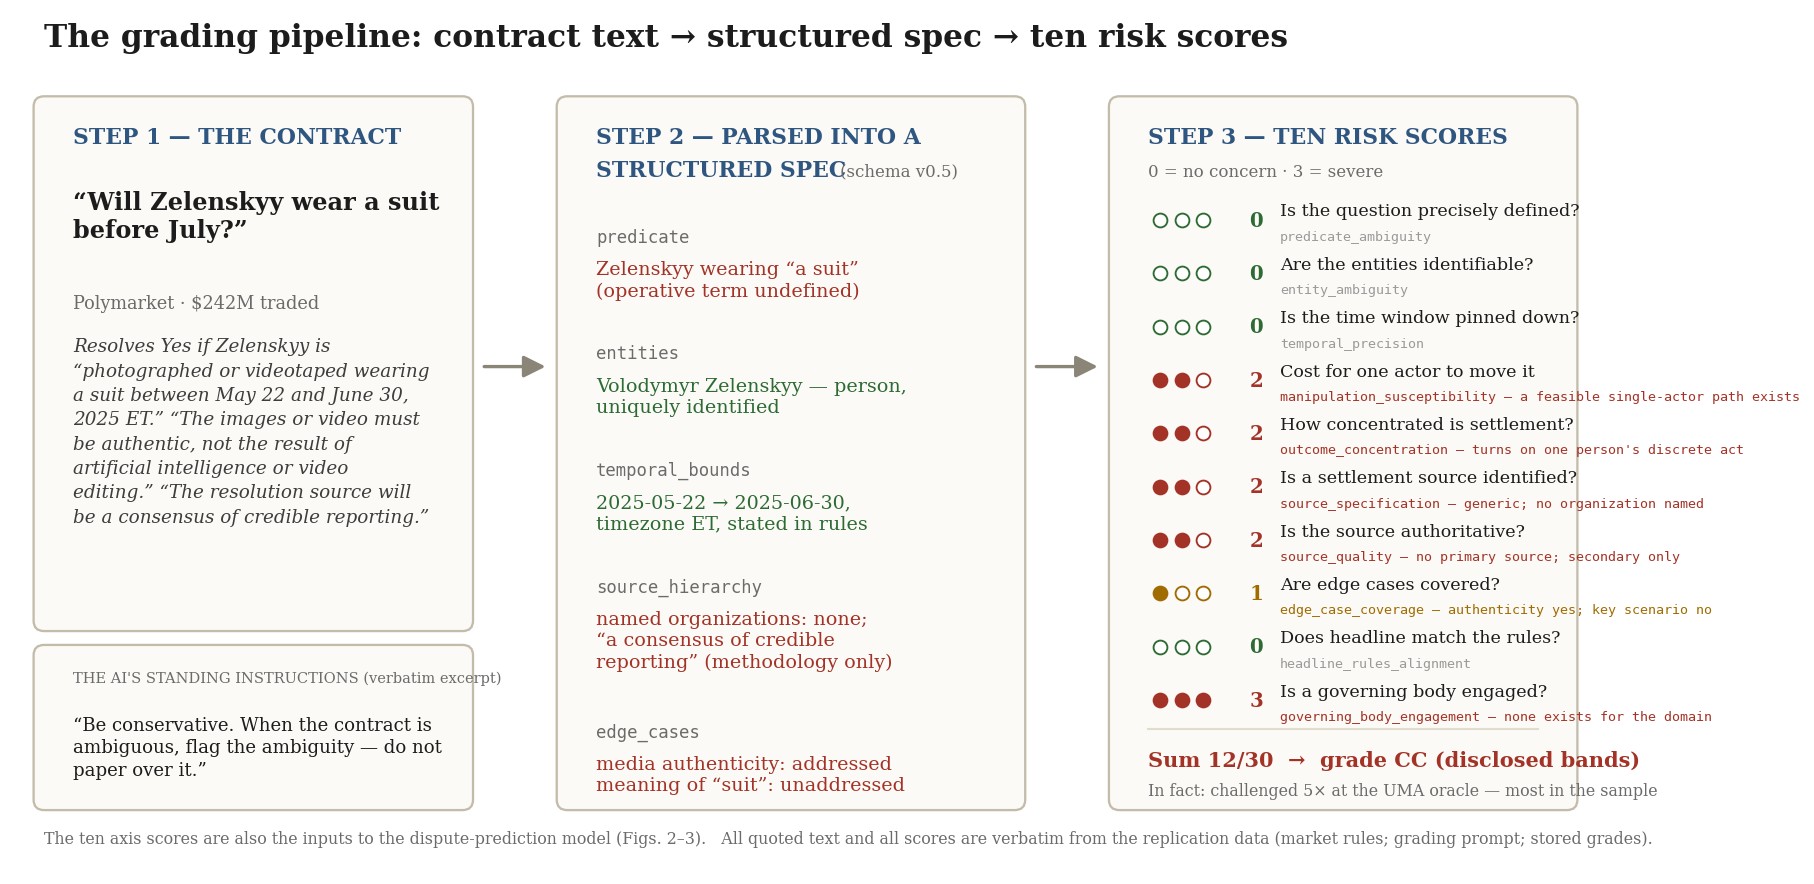

Python code for this plot:
"""The AI-analyst pipeline figure: contract text -> structured spec -> 10 scores.

Provenance (rigor): every quoted string is verbatim from a repo artifact —
  * rules text: the market's UMA dispute record (data/fetched/uma_disputes_enriched.json)
  * standing instructions: paper/prompts/grading_system_prompt.txt (line 3)
  * the ten axis scores: data/full_grades.jsonl, id=will-zelenskyy-wear-a-suit-before-july
  * axis names: the ResolutionSpec schema (src/parser/schema.py)
  * grade band: spec_grade() bands (11 < 12 <= 15 -> CC)
Step 2's field VALUES are the contract's own language arranged into the real
schema fields (the stored per-market parse is not in this repo); the caption
discloses this. Score glosses paraphrase the grading rubric's 0-3 anchors.
"""
import matplotlib
matplotlib.use("Agg")
import matplotlib.pyplot as plt
from matplotlib.patches import FancyBboxPatch, FancyArrowPatch

INK, MUT, RED, GREEN, AMBER, BLUE = "#1c1c1c", "#6b6b6b", "#a33327", "#2e6b34", "#a06b00", "#2f5680"
CARD, EDGE, RULE = "#fbfaf6", "#c4bcab", "#e2dccd"

# (schema axis name, plain-English question, stored score, rubric-anchored gloss)
SCORES = [
    ("predicate_ambiguity",        "Is the question precisely defined?",   0, None),
    ("entity_ambiguity",           "Are the entities identifiable?",       0, None),
    ("temporal_precision",         "Is the time window pinned down?",      0, None),
    ("manipulation_susceptibility","Cost for one actor to move it",        2, "a feasible single-actor path exists"),
    ("outcome_concentration",      "How concentrated is settlement?",      2, "turns on one person's discrete act"),
    ("source_specification",       "Is a settlement source identified?",   2, "generic; no organization named"),
    ("source_quality",             "Is the source authoritative?",         2, "no primary source; secondary only"),
    ("edge_case_coverage",         "Are edge cases covered?",              1, "authenticity yes; key scenario no"),
    ("headline_rules_alignment",   "Does headline match the rules?",       0, None),
    ("governing_body_engagement",  "Is a governing body engaged?",         3, "none exists for the domain"),
]

with plt.rc_context({"font.family": "serif"}):
    fig, ax = plt.subplots(figsize=(13.6, 7.4))
    ax.set_xlim(0, 13.6); ax.set_ylim(0, 7.4); ax.axis("off")

    def card(x, y, w, h):
        ax.add_patch(FancyBboxPatch((x, y), w, h, boxstyle="round,pad=0.09",
                                    facecolor=CARD, edgecolor=EDGE, lw=1.1))

    def arrow(x0, x1, y):
        ax.add_patch(FancyArrowPatch((x0, y), (x1, y), arrowstyle="-|>",
                                     mutation_scale=22, color="#8a8577", lw=1.6))

    ax.text(0.25, 7.12, "The grading pipeline: contract text → structured spec → ten risk scores",
            fontsize=15, fontweight="bold", color=INK)

    # ── STEP 1: the contract ────────────────────────────────────────────────
    card(0.25, 2.15, 3.6, 4.45)
    ax.text(0.5, 6.28, "STEP 1 — THE CONTRACT", fontsize=10.5, fontweight="bold", color=BLUE)
    ax.text(0.5, 5.88, "“Will Zelenskyy wear a suit\nbefore July?”", fontsize=11.5,
            fontweight="bold", color=INK, va="top", linespacing=1.25)
    ax.text(0.5, 4.98, "Polymarket · $242M traded", fontsize=8.5, color=MUT, va="top")
    rules = ("Resolves Yes if Zelenskyy is\n"
             "“photographed or videotaped wearing\n"
             "a suit between May 22 and June 30,\n"
             "2025 ET.” “The images or video must\n"
             "be authentic, not the result of\n"
             "artificial intelligence or video\n"
             "editing.” “The resolution source will\n"
             "be a consensus of credible reporting.”")
    ax.text(0.5, 4.6, rules, fontsize=8.8, color="#3d3d3d", va="top",
            linespacing=1.45, style="italic")
    # standing instructions chip
    card(0.25, 0.6, 3.6, 1.25)
    ax.text(0.5, 1.62, "THE AI'S STANDING INSTRUCTIONS (verbatim excerpt)",
            fontsize=7, color=MUT)
    ax.text(0.5, 1.32, "“Be conservative. When the contract is\nambiguous, flag the ambiguity — do not\npaper over it.”",
            fontsize=8.7, color=INK, va="top", linespacing=1.3)

    arrow(4.0, 4.6, 4.35)

    # ── STEP 2: structured spec ─────────────────────────────────────────────
    card(4.75, 0.6, 3.85, 6.0)
    ax.text(5.0, 6.28, "STEP 2 — PARSED INTO A", fontsize=10.5, fontweight="bold", color=BLUE)
    ax.text(5.0, 6.0, "STRUCTURED SPEC", fontsize=10.5, fontweight="bold", color=BLUE)
    ax.text(7.1, 6.0, "(schema v0.5)", fontsize=8, color=MUT)
    fields = [
        ("predicate",       "Zelenskyy wearing “a suit”\n(operative term undefined)", RED),
        ("entities",        "Volodymyr Zelenskyy — person,\nuniquely identified", GREEN),
        ("temporal_bounds", "2025-05-22 → 2025-06-30,\ntimezone ET, stated in rules", GREEN),
        ("source_hierarchy","named organizations: none;\n“a consensus of credible\nreporting” (methodology only)", RED),
        ("edge_cases",      "media authenticity: addressed\nmeaning of “suit”: unaddressed", RED),
    ]
    yy = 5.55
    for name, val, c in fields:
        ax.text(5.0, yy, name, fontsize=8.3, color=MUT, va="top", family="monospace")
        nlines = val.count("\n") + 1
        ax.text(5.0, yy - 0.28, val, fontsize=9.2, color=c, va="top", linespacing=1.25)
        yy -= 0.52 + 0.245 * nlines

    arrow(8.75, 9.35, 4.35)

    # ── STEP 3: the ten scores ──────────────────────────────────────────────
    card(9.5, 0.6, 3.85, 6.0)
    ax.text(9.75, 6.28, "STEP 3 — TEN RISK SCORES", fontsize=10.5, fontweight="bold", color=BLUE)
    ax.text(9.75, 6.0, "0 = no concern · 3 = severe", fontsize=8, color=MUT)
    yy = 5.62
    for name, label, sc, gloss in SCORES:
        c = RED if sc >= 2 else (AMBER if sc == 1 else GREEN)
        for d in range(3):
            ax.scatter(9.85 + 0.185 * d, yy, s=44, facecolor=(c if d < sc else "white"),
                       edgecolor=c, linewidth=0.9, zorder=3)
        ax.text(10.62, yy, str(sc), fontsize=9.5, color=c, fontweight="bold", va="center")
        ax.text(10.88, yy + 0.075, label, fontsize=8.4, color=INK, va="center")
        sub = name + (" — " + gloss if gloss else "")
        ax.text(10.88, yy - 0.145, sub, fontsize=6.4,
                color=(c if gloss else "#9a9a9a"), va="center", family="monospace")
        yy -= 0.462
    ax.plot([9.75, 13.1], [yy + 0.21, yy + 0.21], color=RULE, lw=1)
    ax.text(9.75, yy - 0.06, "Sum 12/30  →  grade CC (disclosed bands)",
            fontsize=10, fontweight="bold", color=RED, va="center")
    ax.text(9.75, yy - 0.32, "In fact: challenged 5× at the UMA oracle — most in the sample",
            fontsize=7.6, color=MUT, va="center")

    # footer: provenance + link to the prediction model
    ax.text(0.25, 0.22, "The ten axis scores are also the inputs to the dispute-prediction model (Figs. 2–3).   "
            "All quoted text and all scores are verbatim from the replication data "
            "(market rules; grading prompt; stored grades).",
            fontsize=7.6, color=MUT)

    fig.savefig("/Users/andrewhall/event_contracts/substack/figs/fig_pipeline.png",
                dpi=150, bbox_inches="tight")
print("wrote fig_pipeline.png")
